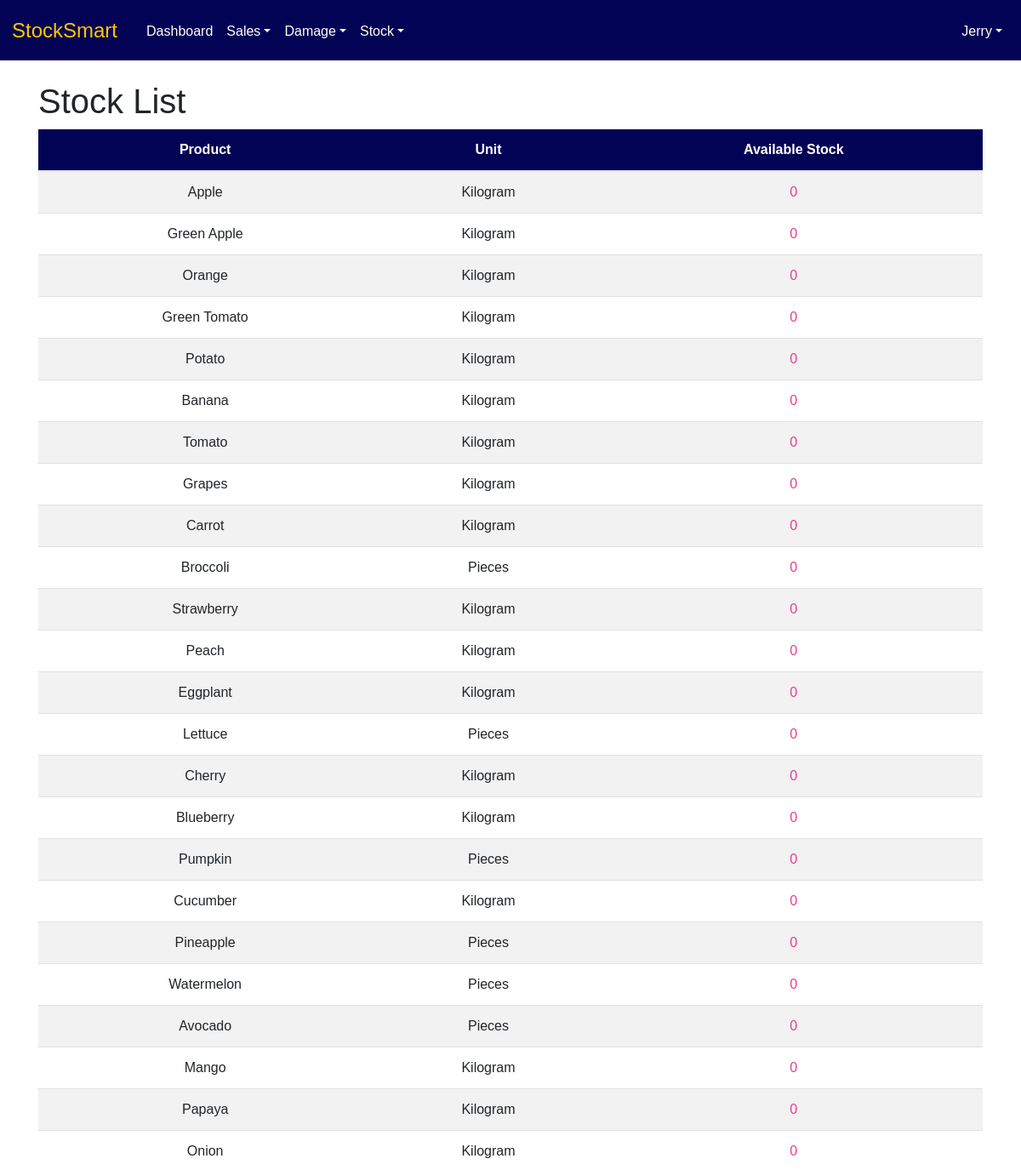
Before: /Stock/stock_staff/ (signed in, upper part) with the older database file.
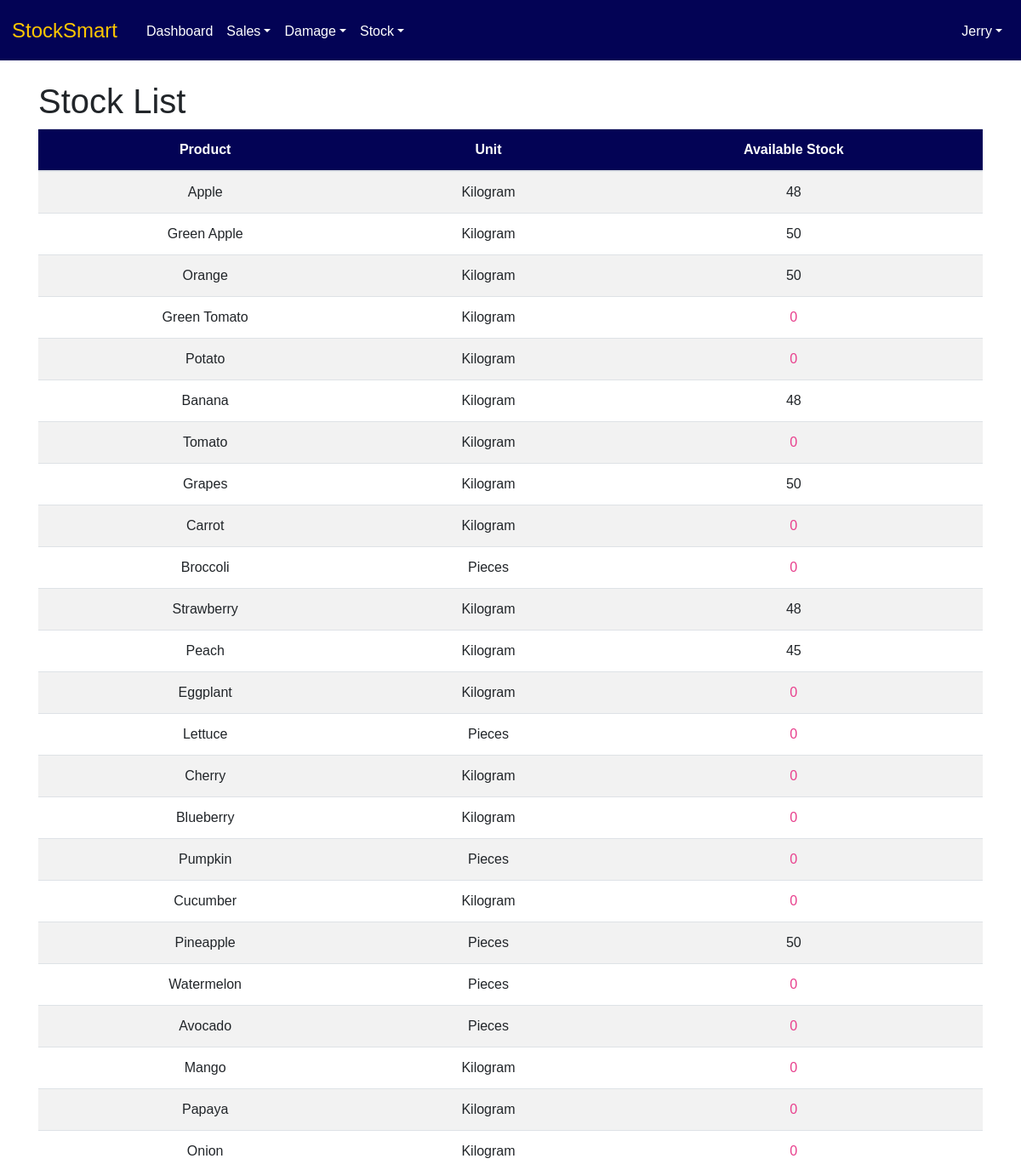
After: the same page with the newer database file.
### Stock/models.py (models this page shows, shortened)
class stockTable(models.Model):
    st_item = models.OneToOneField(itemTable, on_delete=models.CASCADE)
    st_purchasesStock = models.PositiveIntegerField(default=0)
    st_soldStock = models.PositiveIntegerField(default=0)
    st_salesReturnStock = models.PositiveIntegerField(default=0)
    st_damageStock = models.PositiveIntegerField(default=0)
    st_remainingStock = models.PositiveIntegerField(default=0)

### Core/models.py (models this page shows, shortened)
class itemTable(models.Model):
    UNIT_CHOICES = [
        ('Kilogram', 'Kg'),
        ('Pieces', 'Pcs'),
    ]
    CATEGORY_CHOICE = [
        ('Vegetables', 'Veg'),
        ('Fruits', 'Fru'),
    ]
    item_name = models.CharField(max_length=50, null=True, blank=True, unique=True)
    item_category = models.CharField(max_length=50, choices=CATEGORY_CHOICE)
    item_unit = models.CharField(max_length=15, choices=UNIT_CHOICES)

### Stock/views.py (the view)
# urls.py: path("stock_staff/", views.stock_s_list, name="stock_staff"),
@staff_required
def stock_s_list(request):
    base_template = 'user/Index.html' if request.user.role == "Admin" else 'user/staff_index.html'
    st=stockTable.objects.all()
    return render(request,"stock/stock_s_list.html",{'st':st, 'base_template':base_template})

### templates/stock/stock_s_list.html (shortened to what this page needs)
<!DOCTYPE html>
{% extends base_template %}
{% load static %}
{% block content %}
<html lang="en">
<head>
    <link rel="stylesheet" href="https://stackpath.bootstrapcdn.com/bootstrap/4.3.1/css/bootstrap.min.css">
    <link href="{% static 'assets/style.css' %}" rel="stylesheet">
</head>
<body>
<div class="container">
    <h1 class="mt-4">Stock List</h1>
    <table class="table table-striped">
        <thead class="bg-info">
            <tr>
                <th scope="col">Product</th>
                <th scope="col">Unit</th>
                <th scope="col">Available Stock</th>
            </tr>
        </thead>
        <tbody>
            {% for i in st %}
                <tr>
                    <td>{{ i.st_item.item_name }}</td>
                    <td>{{ i.st_item.item_unit }}</td>
                    <td class="{% if i.st_remainingStock < 10 %}low-stock{% endif %}">{{ i.st_remainingStock }}</td>
                </tr>
            {% endfor %}
        </tbody>
    </table>
</div>
</body>
</html>
{% endblock %}

Changed rows visible on the page:
changed stockTable "Apple": st_remainingStock "0" → "48"
changed stockTable "Green Apple": st_remainingStock "0" → "50"
changed stockTable "Orange": st_remainingStock "0" → "50"
changed stockTable "Banana": st_remainingStock "0" → "48"
changed stockTable "Grapes": st_remainingStock "0" → "50"
changed stockTable "Strawberry": st_remainingStock "0" → "48"
changed stockTable "Peach": st_remainingStock "0" → "45"
changed stockTable "Pineapple": st_remainingStock "0" → "50"
